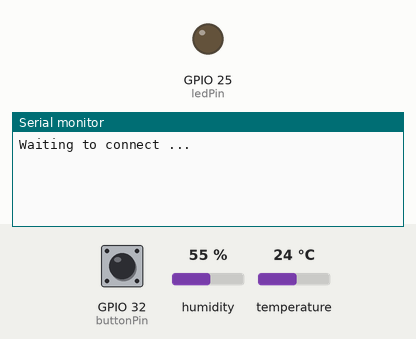
Simulated run of this sketch. Board: ESP32. Shown: output pins drawn as LEDs (lit = HIGH), the last lines printed to the serial monitor. The test bench sets the inputs (shaded band); at power-on: temperature 24 °C, GPIO 32 (buttonPin) LOW, humidity 55 %. Nothing arrives over Bluetooth unless stated; a phone connects over Bluetooth LE 3 s after start.

Above: at 1.2 s.
1.3 s: temperature set to 0 °C
At 11.2 s:
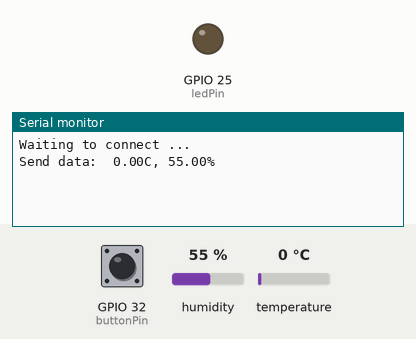
11.5 s: GPIO 32 (buttonPin) pulled HIGH for 0.15 s
At 12.4 s:
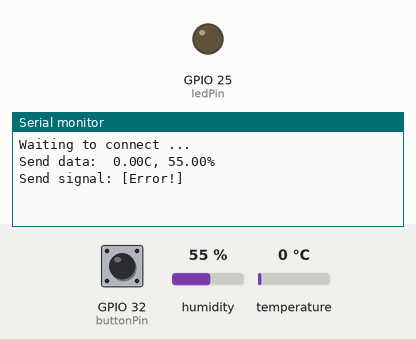
13.1 s: temperature set to 12 °C
At 21.5 s:
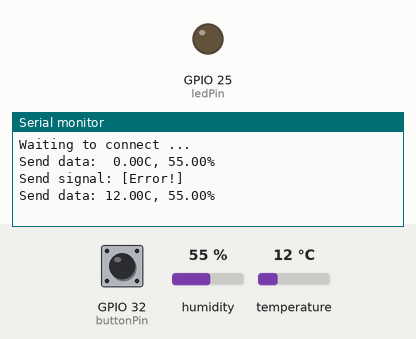

Measured:
- after the input at 1.3 s, the serial monitor: prints a new line after 8.7 s (image 1)
- after the input at 11.5 s, the serial monitor: prints a new line after 0.05 s (image 2)
- after the input at 13.1 s, the serial monitor: prints a new line after 6.9 s (image 3)

The sketch:

BLEPeripheral.ino
```cpp
/*
 * File:      BLEPeripheral.ino
 * Function:  BLEコネクション通信のペリフェラルとして動作します。
 *            セントラルからの接続を待って温湿度の計測と送信を開始します。以降はタイマーに設定
 *            した間隔に従って計測と送信を繰り返し、接続が切れると接続待ちの状態に戻ります。
 *            プッシュボタンで模擬的に異常事態の発生を通知。押すと異常発生のシグナルを送信します。
 *            一方で、セントラルからのシグナルを受信します。ブリンクの指示を受けるとLEDを点灯また
 *            は消灯に反転し、停止の指示を受けるとLEDを点滅させて計測・送信を中止します。この状態
 *            はリセットによって解除されます。
 * Date:      2019/05/10
 * Author:    M.Ono
 *
 * Hardware   MCU:  ESP32 (DOIT ESP32 DEVKIT V1 Board)
 *            ブレッドボードに上記開発ボードと温湿度センサー、プッシュボタン、LEDを配線
 *            温湿度センサーはDHT11
 */
#include <BLEDevice.h>
#include <BLEServer.h>
#include <BLE2902.h>
#include <Ticker.h>                 // タイマー割り込み用
#include "DHT.h"                    // DHTセンサー用

/* 基本属性定義  */
#define SERVER_NAME "ESP32_BLE"     // サーバー名
#define SPI_SPEED   115200          // SPI通信速度
#define DHTTYPE     DHT11           // DHTセンサーの型式

/* シグナル種別 */
#define SIGNAL_ERROR    'E'         // (異常発生:Error)
#define SIGNAL_ACK      'A'         // (了解：Acknoledge)
#define SIGNAL_STOP     'S'         // (停止：Stop)
#define SIGNAL_BLINK    'B'         // (点滅：Blink)

/* UUID定義 */
#define SERVICE_UUID           "28b0883b-7ec3-4b46-8f64-8559ae036e4e"  // サービスのUUID
#define CHARACTERISTIC_UUID_TX "2049779d-88a9-403a-9c59-c7df79e1dd7c"  // 送信用のUUID
#define CHARACTERISTIC_UUID_RX "9348db8a-7c61-4c6e-b12d-643625993b84"  // 受信用のUUID

/* 通信制御用 */
BLECharacteristic *pCharacteristicTX;   // 送信用キャラクタリスティック
BLECharacteristic *pCharacteristicRX;   // 受信用キャラクタリスティック
bool deviceConnected = false;           // デバイスの接続状態
bool bInAlarm  = false;                 // デバイス異常判定

/* 通信データ */
struct tmpData {                        // 計測データ
    int   temperature;
    int   humidity;
};
struct tmpData  data;

struct tmpSignal {                      // シグナル
    char  hdr1;
    char  hdr2;
    char  signalCode;
};
struct tmpSignal signaldata = { 0xff, 0xff, 0x00 };

/* DHTセンサー*/
const int DHTPin = 14;                  // 接続ピン
DHT dht(DHTPin, DHTTYPE);               // DHTクラスの生成

/* LEDピン */
const int ledPin = 25;                  // 接続ピン
int ledState = LOW;                     // 状態

/* プッシュボタン */
const int buttonPin = 32;               // 接続ピン
int buttonState = LOW;                  // 状態
int lastButtonState = LOW;              // 直前の状態
unsigned long lastDebounceTime = 0;     // 直前の切替時刻
unsigned long debounceDelay = 50;       // デバウンスタイム(mSec.)

/* タイマー制御用 */
Ticker  ticker;
bool bReadyTicker = false;
const int iIntervalTime = 10;           // 計測間隔（10秒）

/*********************< Callback classes and functions >**********************/
// 接続・切断時コールバック
class funcServerCallbacks: public BLEServerCallbacks {
    void onConnect(BLEServer* pServer) {
        deviceConnected = true;
    }
    void onDisconnect(BLEServer* pServer) {
        deviceConnected = false;
    }
};

// シグナル受信時のコールバック
class funcReceiveCallback: public BLECharacteristicCallbacks {
    void onWrite(BLECharacteristic *pCharacteristicRX) {
        if (bInAlarm) {                       // 異常状態なら何もしない
            return;
        }
        // 受信メッセージならモニターに表示する
        std::string rxValue = pCharacteristicRX->getValue();
        if (rxValue.length() > 1) {
            Serial.print("Received data: ");
            for (int i = 0; i < rxValue.length(); i++) {
                Serial.print(rxValue[i]);
            }
            Serial.println();
        }
        // シグナルなら対応した動作をする
        else {
            switch (rxValue[0]) {
                case SIGNAL_ACK:
                    Serial.println("Receive data: [Ack!]");
                    break;
                case SIGNAL_STOP:   // 切断状態に移行し異常状態をセットする
                    Serial.println("Receive data: [Stop!]");
                    deviceConnected = false;
                    bInAlarm = true;
                    ledState = HIGH;
                    break;
                case SIGNAL_BLINK:  // LEDを点灯または消灯する
                    Serial.println("Receive data: [Blink!]");
                    if (ledState == LOW) {
                        ledState = HIGH;
                    } else {
                        ledState = LOW;
                    }
                    digitalWrite(ledPin, ledState);
                    break;
                default:
                    break;
            }
        }
    }
};

//  タイマー割り込み関数
void kickRoutine() {
    bReadyTicker = true;
}

/*****************************************************************************
 *                          Predetermined Sequence                           *
 *****************************************************************************/
void setup() {
    // 初期化処理を行ってBLEデバイスを初期化する
    doInitialize();
    BLEDevice::init(SERVER_NAME);

    // Serverオブジェクトを作成してコールバックを設定する
    BLEServer *pServer = BLEDevice::createServer();
    pServer->setCallbacks(new funcServerCallbacks());

    // Serviceオブジェクトを作成して準備処理を実行する
    BLEService *pService = pServer->createService(SERVICE_UUID);
    doPrepare(pService);

    // サービスを開始して、SERVICE_UUIDでアドバタイジングを開始する
    pService->start();
    BLEAdvertising *pAdvertising = pServer->getAdvertising();
    pAdvertising->addServiceUUID(SERVICE_UUID);
    pAdvertising->start();
    // タイマー割り込みを開始する
    ticker.attach(iIntervalTime, kickRoutine);
    Serial.println("Waiting to connect ...");
}

void loop() {
    // 接続が確立されていて異常でなければ
    if (deviceConnected && !bInAlarm) {
        // タイマー割り込みによって主処理を実行する
        if (bReadyTicker) {
            doMainProcess();
            bReadyTicker = false;
        }
        /* プッシュボタンが押されたら異常状態を設定し、アラーム信号を送信する */
        if (isPushbuttonClicked()) {
            signaldata.signalCode = SIGNAL_ERROR;
            pCharacteristicTX->setValue((uint8_t*)&signaldata, sizeof(tmpSignal));
            pCharacteristicTX->notify();
            Serial.println("Send signal: [Error!]");
        }
    }
    // アラーム中はLEDを500mSecで点滅させる
    if (bInAlarm) {
        ledState = !ledState;
        digitalWrite(ledPin, ledState);
        delay(500);
    }
}

/*  初期化処理  */
void doInitialize() {
    Serial.begin(SPI_SPEED);
    pinMode(buttonPin, INPUT);        // GPIO設定：プッシュボタン
    pinMode(ledPin, OUTPUT);          // GPIO設定：LED
    dht.begin();                      // センサーの起動
}

//  準備処理  //
void doPrepare(BLEService *pService) {
    // Notify用のキャラクタリスティックを作成する
    pCharacteristicTX = pService->createCharacteristic(
                      CHARACTERISTIC_UUID_TX,
                      BLECharacteristic::PROPERTY_NOTIFY
                    );
    pCharacteristicTX->addDescriptor(new BLE2902());

    // 受信用キャラクタリスティックを作成してシグナル受信時のコールバックを設定する
    pCharacteristicRX = pService->createCharacteristic(
                                           CHARACTERISTIC_UUID_RX,
                                           BLECharacteristic::PROPERTY_WRITE
                                         );
    pCharacteristicRX->setCallbacks(new funcReceiveCallback());
}

//  主処理ロジック  //
void doMainProcess() {
    // 温度と湿度を読み取る
    float t = dht.readTemperature();
    float h = dht.readHumidity();

    // 読み取り失敗なら再試行させる
    if (isnan(h) || isnan(t)) {
        Serial.println("Failed to read from DHT sensor!");
        return;
    }
    // 構造体に値を設定して送信する
    data.temperature = (int)(t * 100);
    data.humidity = (int)(h * 100);
    pCharacteristicTX->setValue((uint8_t*)&data, sizeof(tmpData));
    pCharacteristicTX->notify();
    // シリアルモニターに表示する
    char bufValue[20];
    sprintf(bufValue, "%5.2fC, %5.2f%%", t, h);
    Serial.print("Send data: ");    Serial.println(bufValue);
}

/*****************************< Other functions >*****************************/
/* プッシュボタンが押されているかを通知する */
bool isPushbuttonClicked() {
    // 状態が変わっていたらタイマーをリセットして
    int state = digitalRead(buttonPin);
    if (state != lastButtonState) {
        lastDebounceTime = millis();
    }
    // デバウンス時間後にボタンの状態が変化したら応答する
    if ((millis() - lastDebounceTime) > debounceDelay) {
        if (state != buttonState) {
            buttonState = state;
            if (buttonState == HIGH) {
                return true;
            }
        }
    }
    lastButtonState = state;      // ボタンの状態を退避する
    return false;
}
```
